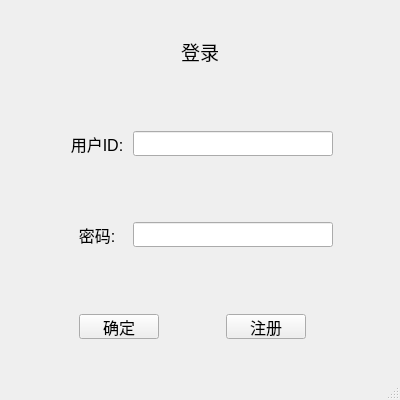
<?xml version="1.0" encoding="UTF-8"?>
<ui version="4.0">
 <class>LoginScreen</class>
 <widget class="QMainWindow" name="LoginScreen">
  <property name="geometry">
   <rect>
    <x>0</x>
    <y>0</y>
    <width>400</width>
    <height>400</height>
   </rect>
  </property>
  <property name="minimumSize">
   <size>
    <width>400</width>
    <height>400</height>
   </size>
  </property>
  <property name="maximumSize">
   <size>
    <width>400</width>
    <height>400</height>
   </size>
  </property>
  <property name="windowTitle">
   <string>登录界面</string>
  </property>
  <widget class="QWidget" name="centralwidget">
   <layout class="QVBoxLayout" name="verticalLayout_2">
    <item>
     <widget class="QWidget" name="WGT_1" native="true">
      <property name="minimumSize">
       <size>
        <width>0</width>
        <height>0</height>
       </size>
      </property>
      <property name="maximumSize">
       <size>
        <width>16777215</width>
        <height>16777215</height>
       </size>
      </property>
      <layout class="QHBoxLayout" name="horizontalLayout">
       <item>
        <spacer name="HSP_1">
         <property name="orientation">
          <enum>Qt::Horizontal</enum>
         </property>
         <property name="sizeType">
          <enum>QSizePolicy::Preferred</enum>
         </property>
         <property name="sizeHint" stdset="0">
          <size>
           <width>131</width>
           <height>20</height>
          </size>
         </property>
        </spacer>
       </item>
       <item>
        <widget class="QLabel" name="LBL_Header">
         <property name="minimumSize">
          <size>
           <width>100</width>
           <height>25</height>
          </size>
         </property>
         <property name="maximumSize">
          <size>
           <width>100</width>
           <height>25</height>
          </size>
         </property>
         <property name="font">
          <font>
           <pointsize>14</pointsize>
          </font>
         </property>
         <property name="text">
          <string>登录</string>
         </property>
         <property name="alignment">
          <set>Qt::AlignCenter</set>
         </property>
        </widget>
       </item>
       <item>
        <spacer name="HSP_2">
         <property name="orientation">
          <enum>Qt::Horizontal</enum>
         </property>
         <property name="sizeType">
          <enum>QSizePolicy::Preferred</enum>
         </property>
         <property name="sizeHint" stdset="0">
          <size>
           <width>131</width>
           <height>20</height>
          </size>
         </property>
        </spacer>
       </item>
      </layout>
     </widget>
    </item>
    <item>
     <widget class="QWidget" name="WGT_2" native="true">
      <layout class="QHBoxLayout" name="horizontalLayout_2">
       <item>
        <spacer name="HSP_3">
         <property name="orientation">
          <enum>Qt::Horizontal</enum>
         </property>
         <property name="sizeHint" stdset="0">
          <size>
           <width>50</width>
           <height>20</height>
          </size>
         </property>
        </spacer>
       </item>
       <item>
        <widget class="QLabel" name="LBL_ID">
         <property name="minimumSize">
          <size>
           <width>60</width>
           <height>25</height>
          </size>
         </property>
         <property name="maximumSize">
          <size>
           <width>60</width>
           <height>25</height>
          </size>
         </property>
         <property name="font">
          <font>
           <pointsize>12</pointsize>
          </font>
         </property>
         <property name="text">
          <string>用户ID:</string>
         </property>
         <property name="alignment">
          <set>Qt::AlignCenter</set>
         </property>
        </widget>
       </item>
       <item>
        <widget class="QLineEdit" name="LET_ID">
         <property name="sizePolicy">
          <sizepolicy hsizetype="Preferred" vsizetype="Preferred">
           <horstretch>0</horstretch>
           <verstretch>0</verstretch>
          </sizepolicy>
         </property>
         <property name="minimumSize">
          <size>
           <width>200</width>
           <height>25</height>
          </size>
         </property>
         <property name="maximumSize">
          <size>
           <width>200</width>
           <height>25</height>
          </size>
         </property>
        </widget>
       </item>
       <item>
        <spacer name="HSP_4">
         <property name="orientation">
          <enum>Qt::Horizontal</enum>
         </property>
         <property name="sizeHint" stdset="0">
          <size>
           <width>50</width>
           <height>20</height>
          </size>
         </property>
        </spacer>
       </item>
      </layout>
     </widget>
    </item>
    <item>
     <widget class="QWidget" name="WGT_3" native="true">
      <layout class="QHBoxLayout" name="horizontalLayout_3">
       <item>
        <spacer name="HSP_5">
         <property name="orientation">
          <enum>Qt::Horizontal</enum>
         </property>
         <property name="sizeHint" stdset="0">
          <size>
           <width>50</width>
           <height>20</height>
          </size>
         </property>
        </spacer>
       </item>
       <item>
        <widget class="QLabel" name="LBL_Password">
         <property name="minimumSize">
          <size>
           <width>60</width>
           <height>25</height>
          </size>
         </property>
         <property name="maximumSize">
          <size>
           <width>60</width>
           <height>25</height>
          </size>
         </property>
         <property name="font">
          <font>
           <pointsize>12</pointsize>
          </font>
         </property>
         <property name="text">
          <string>密码:</string>
         </property>
         <property name="alignment">
          <set>Qt::AlignCenter</set>
         </property>
        </widget>
       </item>
       <item>
        <widget class="QLineEdit" name="LET_Password">
         <property name="sizePolicy">
          <sizepolicy hsizetype="Preferred" vsizetype="Preferred">
           <horstretch>0</horstretch>
           <verstretch>0</verstretch>
          </sizepolicy>
         </property>
         <property name="minimumSize">
          <size>
           <width>200</width>
           <height>25</height>
          </size>
         </property>
         <property name="maximumSize">
          <size>
           <width>200</width>
           <height>25</height>
          </size>
         </property>
        </widget>
       </item>
       <item>
        <spacer name="HSP_6">
         <property name="orientation">
          <enum>Qt::Horizontal</enum>
         </property>
         <property name="sizeHint" stdset="0">
          <size>
           <width>50</width>
           <height>20</height>
          </size>
         </property>
        </spacer>
       </item>
      </layout>
     </widget>
    </item>
    <item>
     <widget class="QWidget" name="WGT_4" native="true">
      <layout class="QHBoxLayout" name="horizontalLayout_4">
       <item>
        <spacer name="HSP_7">
         <property name="orientation">
          <enum>Qt::Horizontal</enum>
         </property>
         <property name="sizeType">
          <enum>QSizePolicy::Preferred</enum>
         </property>
         <property name="sizeHint" stdset="0">
          <size>
           <width>50</width>
           <height>20</height>
          </size>
         </property>
        </spacer>
       </item>
       <item>
        <widget class="QPushButton" name="BTN_Ensure">
         <property name="sizePolicy">
          <sizepolicy hsizetype="Preferred" vsizetype="Preferred">
           <horstretch>0</horstretch>
           <verstretch>0</verstretch>
          </sizepolicy>
         </property>
         <property name="maximumSize">
          <size>
           <width>80</width>
           <height>25</height>
          </size>
         </property>
         <property name="font">
          <font>
           <pointsize>12</pointsize>
          </font>
         </property>
         <property name="text">
          <string>确定</string>
         </property>
        </widget>
       </item>
       <item>
        <spacer name="HSP_8">
         <property name="orientation">
          <enum>Qt::Horizontal</enum>
         </property>
         <property name="sizeType">
          <enum>QSizePolicy::Preferred</enum>
         </property>
         <property name="sizeHint" stdset="0">
          <size>
           <width>50</width>
           <height>20</height>
          </size>
         </property>
        </spacer>
       </item>
       <item>
        <widget class="QPushButton" name="BTN_Register">
         <property name="sizePolicy">
          <sizepolicy hsizetype="Preferred" vsizetype="Preferred">
           <horstretch>0</horstretch>
           <verstretch>0</verstretch>
          </sizepolicy>
         </property>
         <property name="maximumSize">
          <size>
           <width>80</width>
           <height>25</height>
          </size>
         </property>
         <property name="font">
          <font>
           <pointsize>12</pointsize>
          </font>
         </property>
         <property name="text">
          <string>注册</string>
         </property>
        </widget>
       </item>
       <item>
        <spacer name="HSP_9">
         <property name="orientation">
          <enum>Qt::Horizontal</enum>
         </property>
         <property name="sizeType">
          <enum>QSizePolicy::Preferred</enum>
         </property>
         <property name="sizeHint" stdset="0">
          <size>
           <width>64</width>
           <height>20</height>
          </size>
         </property>
        </spacer>
       </item>
      </layout>
     </widget>
    </item>
   </layout>
  </widget>
  <widget class="QStatusBar" name="statusbar"/>
 </widget>
 <resources/>
 <connections/>
</ui>
